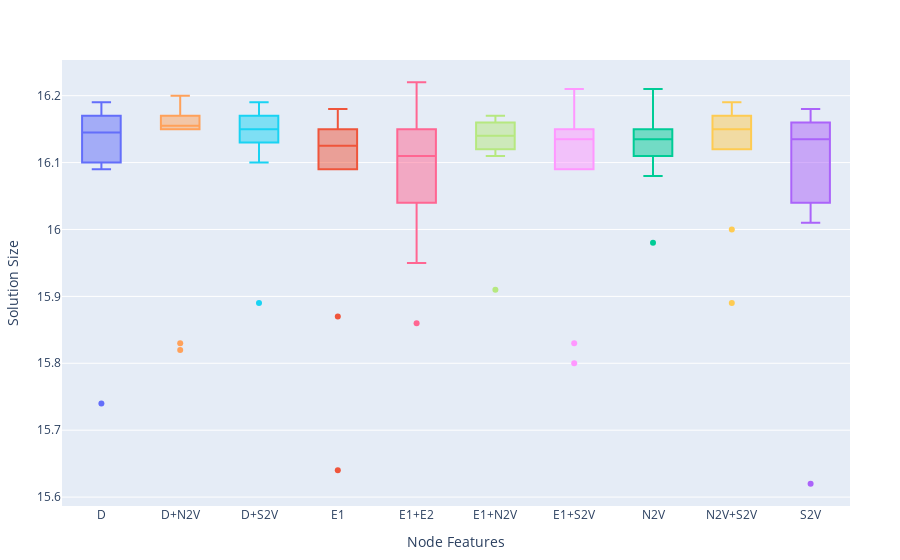

Source (notebook cell):
### Code cell
p = plot(vcat(dfs_single, dfs_combined), x=Symbol("Node Features"), y=Symbol("Solution Size"), kind="box", color=Symbol("Node Features"), 
    Layout(
        showlegend=false
    ))
p

### Figure 1 — Plotly figure (JSON) as saved in the notebook; plotly's stock layout.template omitted (floating-point values rounded to 4 significant figures)
{"data": [{"legendgroup": "D", "marker": {"color": "#636efa"}, "name": "D", "showlegend": true, "type": "box", "x": ["D", "D", "D", "D", "D", "D", "D", "D", "D", "D"], "xaxis": "x", "y": [16.1, 16.19, 15.74, 16.17, 16.14, 16.14, 16.15, 16.09, 16.15, 16.17], "yaxis": "y"}, {"legendgroup": "D+N2V", "marker": {"color": "#FFA15A"}, "name": "D+N2V", "showlegend": true, "type": "box", "x": ["D+N2V", "D+N2V", "D+N2V", "D+N2V", "D+N2V", "D+N2V", "D+N2V", "D+N2V", "D+N2V", "D+N2V"], "xaxis": "x", "y": [16.2, 16.15, 16.16, 15.82, 16.15, 16.16, 16.15, 16.2, 15.83, 16.17], "yaxis": "y"}, {"legendgroup": "D+S2V", "marker": {"color": "#19d3f3"}, "name": "D+S2V", "showlegend": true, "type": "box", "x": ["D+S2V", "D+S2V", "D+S2V", "D+S2V", "D+S2V", "D+S2V", "D+S2V", "D+S2V", "D+S2V", "D+S2V"], "xaxis": "x", "y": [16.1, 15.89, 16.17, 16.16, 16.14, 16.13, 16.15, 16.19, 16.15, 16.17], "yaxis": "y"}, {"legendgroup": "E1", "marker": {"color": "#EF553B"}, "name": "E1", "showlegend": true, "type": "box", "x": ["E1", "E1", "E1", "E1", "E1", "E1", "E1", "E1", "E1", "E1"], "xaxis": "x", "y": [16.11, 16.15, 16.17, 16.14, 16.18, 16.12, 16.13, 15.87, 15.64, 16.09], "yaxis": "y"}, {"legendgroup": "E1+E2", "marker": {"color": "#FF6692"}, "name": "E1+E2", "showlegend": true, "type": "box", "x": ["E1+E2", "E1+E2", "E1+E2", "E1+E2", "E1+E2", "E1+E2", "E1+E2", "E1+E2", "E1+E2", "E1+E2"], "xaxis": "x", "y": [16.1, 16.12, 16.04, 15.86, 16.22, 16.21, 16.14, 16.15, 15.95, 16.09], "yaxis": "y"}, {"legendgroup": "E1+N2V", "marker": {"color": "#B6E880"}, "name": "E1+N2V", "showlegend": true, "type": "box", "x": ["E1+N2V", "E1+N2V", "E1+N2V", "E1+N2V", "E1+N2V", "E1+N2V", "E1+N2V", "E1+N2V", "E1+N2V", "E1+N2V"], "xaxis": "x", "y": [15.91, 16.16, 16.11, 16.17, 16.15, 16.12, 16.15, 16.17, 16.13, 16.12], "yaxis": "y"}, {"legendgroup": "E1+S2V", "marker": {"color": "#FF97FF"}, "name": "E1+S2V", "showlegend": true, "type": "box", "x": ["E1+S2V", "E1+S2V", "E1+S2V", "E1+S2V", "E1+S2V", "E1+S2V", "E1+S2V", "E1+S2V", "E1+S2V", "E1+S2V"], "xaxis": "x", "y": [16.21, 16.15, 15.83, 15.8, 16.13, 16.16, 16.14, 16.1, 16.09, 16.15], "yaxis": "y"}, {"legendgroup": "N2V", "marker": {"color": "#00cc96"}, "name": "N2V", "showlegend": true, "type": "box", "x": ["N2V", "N2V", "N2V", "N2V", "N2V", "N2V", "N2V", "N2V", "N2V", "N2V"], "xaxis": "x", "y": [16.15, 16.13, 16.08, 16.2, 16.11, 16.15, 16.14, 16.21, 15.98, 16.12], "yaxis": "y"}, {"legendgroup": "N2V+S2V", "marker": {"color": "#FECB52"}, "name": "N2V+S2V", "showlegend": true, "type": "box", "x": ["N2V+S2V", "N2V+S2V", "N2V+S2V", "N2V+S2V", "N2V+S2V", "N2V+S2V", "N2V+S2V", "N2V+S2V", "N2V+S2V", "N2V+S2V"], "xaxis": "x", "y": [16.13, 16.0, 16.12, 16.16, 16.19, 16.15, 16.17, 16.15, 16.19, 15.89], "yaxis": "y"}, {"legendgroup": "S2V", "marker": {"color": "#ab63fa"}, "name": "S2V", "showlegend": true, "type": "box", "x": ["S2V", "S2V", "S2V", "S2V", "S2V", "S2V", "S2V", "S2V", "S2V", "S2V"], "xaxis": "x", "y": [16.04, 16.16, 16.11, 16.18, 15.62, 16.14, 16.13, 16.01, 16.16, 16.17], "yaxis": "y"}], "layout": {"legend": {"title": {"text": "Node Features"}, "tracegroupgap": 0}, "margin": {"b": 50, "l": 50, "r": 50, "t": 60}, "showlegend": false, "xaxis": {"title": {"text": "Node Features"}}, "yaxis": {"title": {"text": "Solution Size"}}}}
